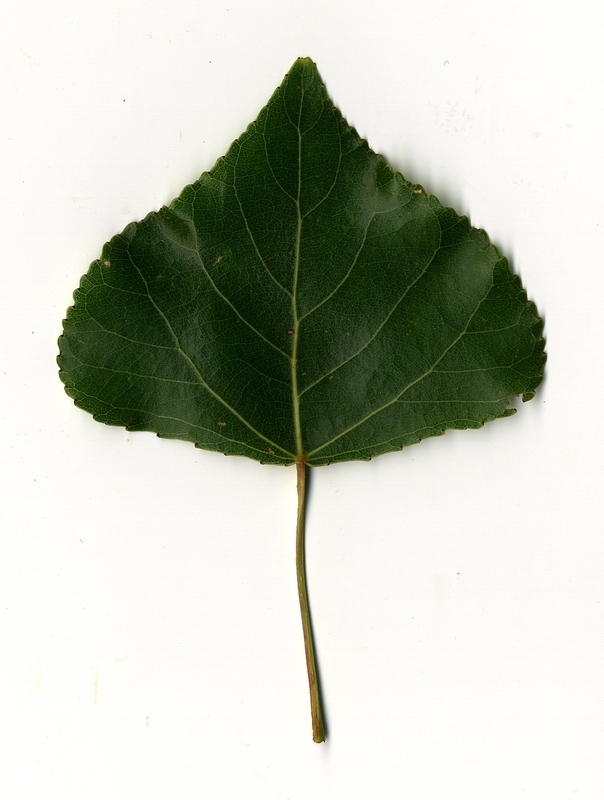
#> input picture Domasni/DomasnaRabota3/database/11361.jpg, 604 x 800 px
$ python DomasnaRabota3.25.py
#> lines starting #> are read from the running program, lines starting #| are printed output that depends on the picture; after the words box and inside, x2 and y2 are one past the last pixel; in counts of white or black regions, pixels touching at a corner belong together
import cv2
import numpy as np

img = cv2.imread('database/11361.jpg')
#> img is the input picture: shape (800, 604, 3); mean B, G, R 185.6, 198.3, 194
gray = cv2.cvtColor(img, cv2.COLOR_BGR2GRAY)
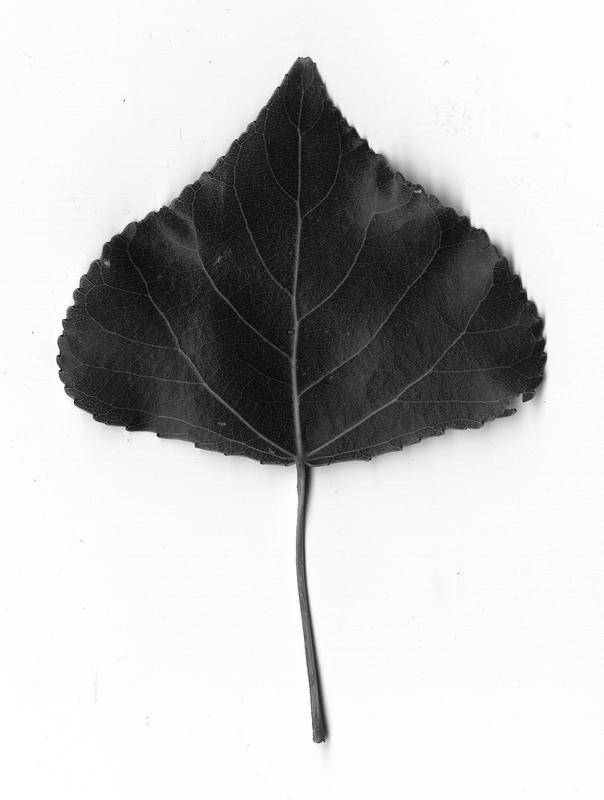
#> gray: shape (800, 604); min 5, max 255, mean 195.6
ret, thresh = cv2.threshold(gray, 0, 255, cv2.THRESH_BINARY_INV + cv2.THRESH_OTSU)
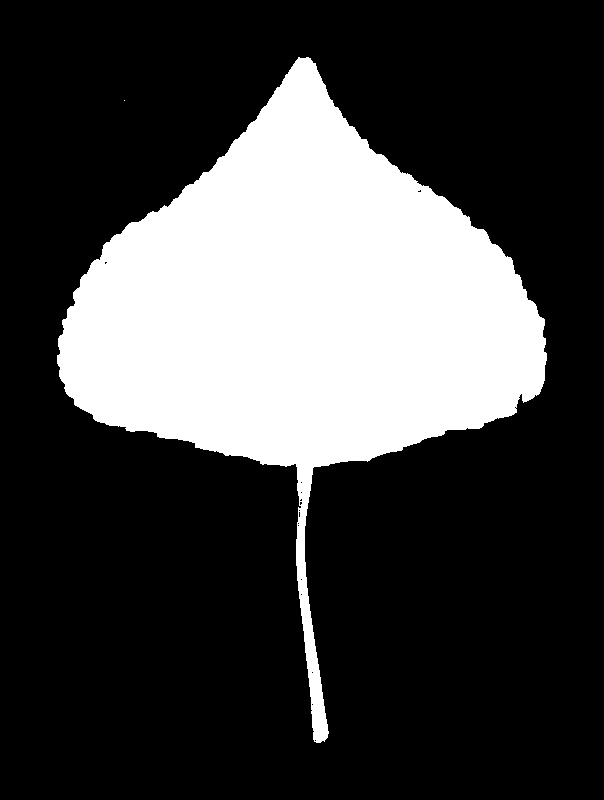
#> thresh: shape (800, 604); 26.1% white; 2 white regions (1 under 20 px)
#> ret = 146
contours, _ = cv2.findContours(thresh, cv2.RETR_EXTERNAL, cv2.CHAIN_APPROX_SIMPLE)
#> contours = 2 contours, 1 with area under 20; largest, box (x1, y1, x2, y2) and area: (57, 57, 547, 743) 125200
contour_img = np.zeros_like(img)
cv2.drawContours(contour_img, contours, -1, (0, 140, 0), 2)
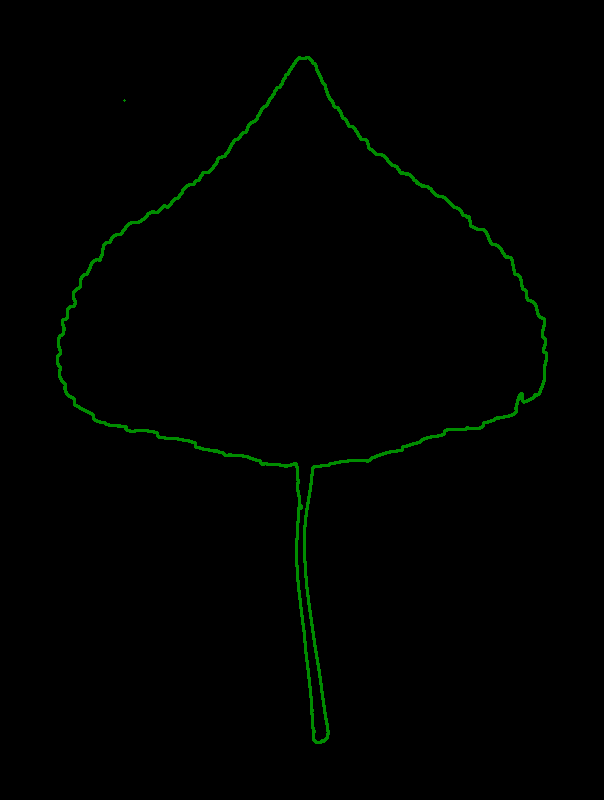
#> contour_img: shape (800, 604, 3); mean of channels 0, 1, 2 0, 2, 0; drawn as B, G, R
cv2.imshow('Original Image', img)
cv2.imshow('Segmentation', thresh)
processed_img = cv2.medianBlur(thresh, 5)
#> processed_img: shape (800, 604); 26.1% white; 1 white region, box (x1, y1, x2, y2) and area: (57, 57, 547, 743) 126151
cv2.imshow('Processed Image', processed_img)
cv2.imshow('Image with Contours', contour_img)
cv2.waitKey(0)
cv2.destroyAllWindows()

$ run again, with Domasni/DomasnaRabota3/database/1.jpg copied over Domasni/DomasnaRabota3/database/11361.jpg
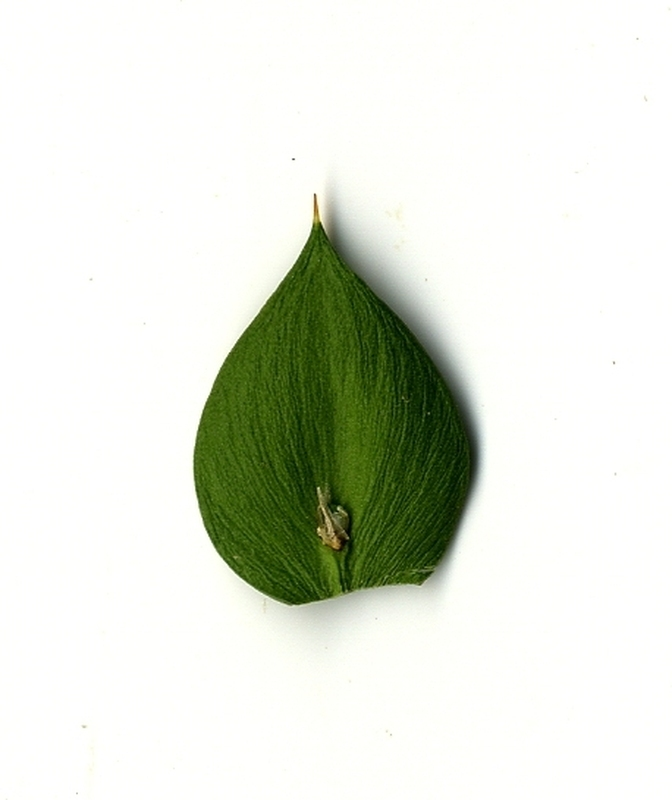
#> input picture Domasni/DomasnaRabota3/database/1.jpg, 672 x 800 px
#> img is the input picture: shape (800, 672, 3); mean B, G, R 218, 228.9, 224.7
#> `ret, thresh = cv2.threshold(gray, 0, 255, cv2.THRESH_BINARY_INV + cv2...`:
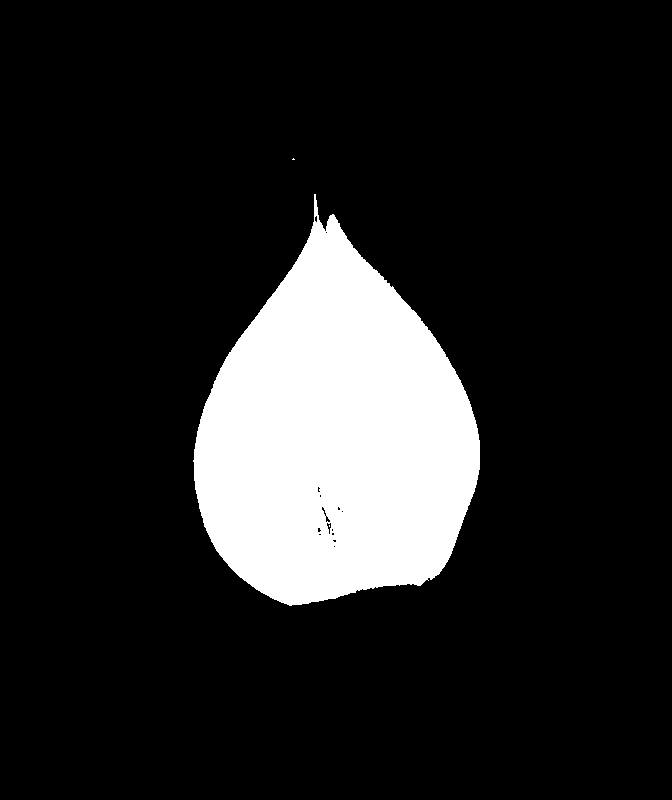
#> thresh: shape (800, 672); 14.2% white; 3 white regions (2 under 20 px)
#> ret = 158
#> contours = 2 contours, 1 with area under 20; largest, box (x1, y1, x2, y2) and area: (193, 194, 480, 606) 75820
#> `cv2.drawContours(contour_img, contours, -1, (0, 140, 0), 2)`:
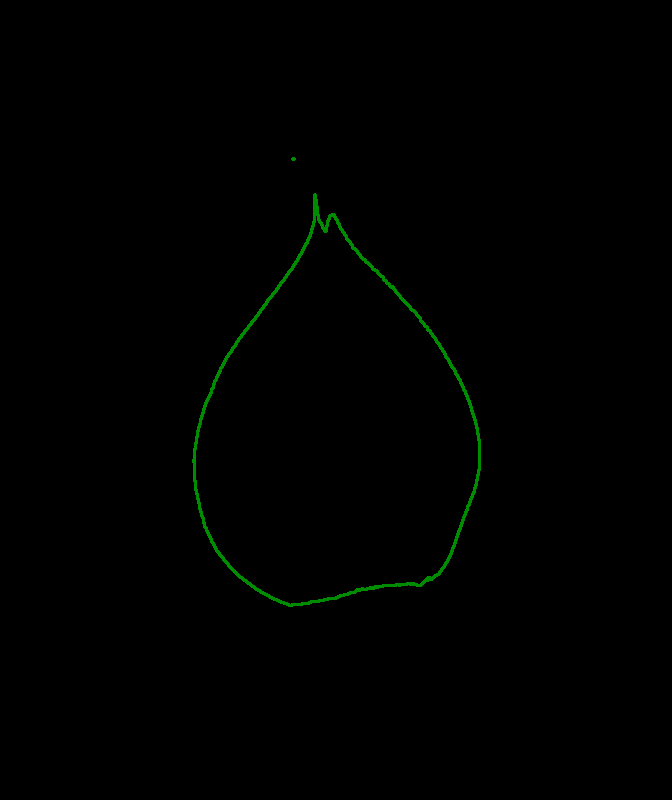
#> contour_img: shape (800, 672, 3); mean of channels 0, 1, 2 0, 1, 0; drawn as B, G, R
#> processed_img: shape (800, 672); 14.2% white; 1 white region, box (x1, y1, x2, y2) and area: (194, 200, 480, 606) 76293

$ run again, with Domasni/DomasnaRabota3/database/10000.jpg copied over Domasni/DomasnaRabota3/database/11361.jpg
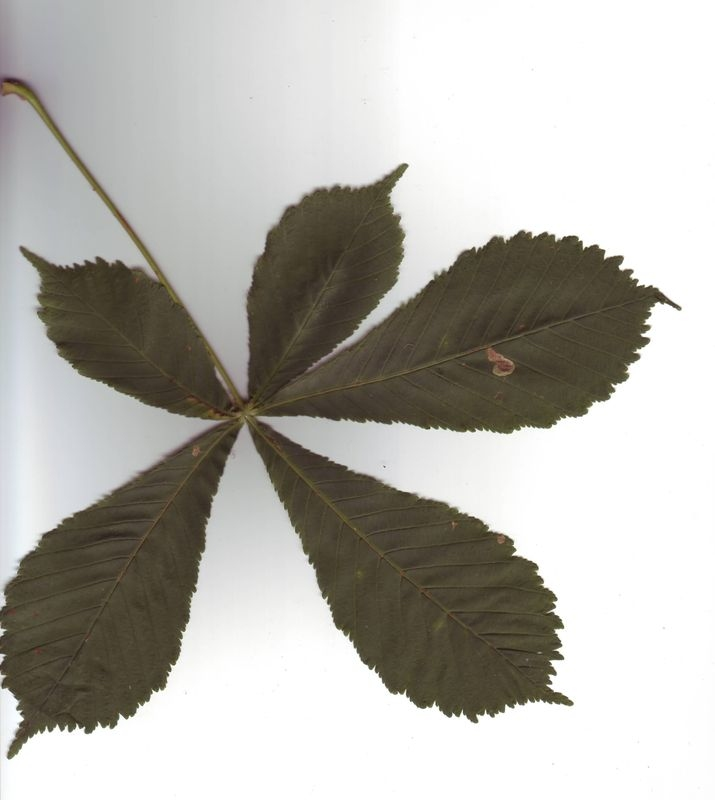
#> input picture Domasni/DomasnaRabota3/database/10000.jpg, 715 x 800 px
#> img is the input picture: shape (800, 715, 3); mean B, G, R 173.9, 179.8, 181.8
#> `ret, thresh = cv2.threshold(gray, 0, 255, cv2.THRESH_BINARY_INV + cv2...`:
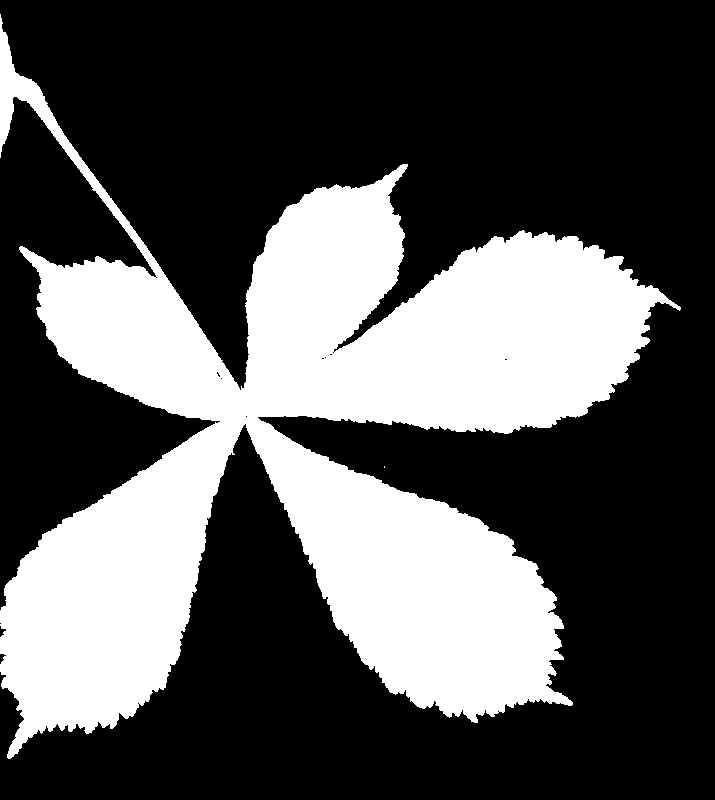
#> thresh: shape (800, 715); 33% white; 2 white regions (1 under 20 px)
#> ret = 151
#> contours = 2 contours, 1 with area under 20; largest, box (x1, y1, x2, y2) and area: (0, 14, 681, 759) 186296
#> `processed_img = cv2.medianBlur(thresh, 5)`:
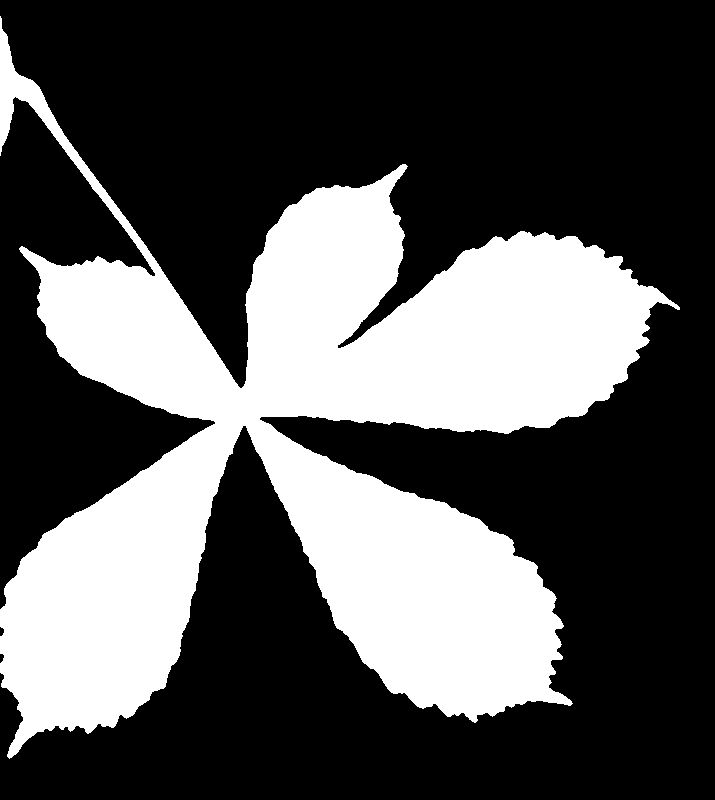
#> processed_img: shape (800, 715); 33% white; 1 white region, box (x1, y1, x2, y2) and area: (0, 16, 680, 759) 188844

$ run again, with Domasni/DomasnaRabota3/database/10001.jpg copied over Domasni/DomasnaRabota3/database/11361.jpg
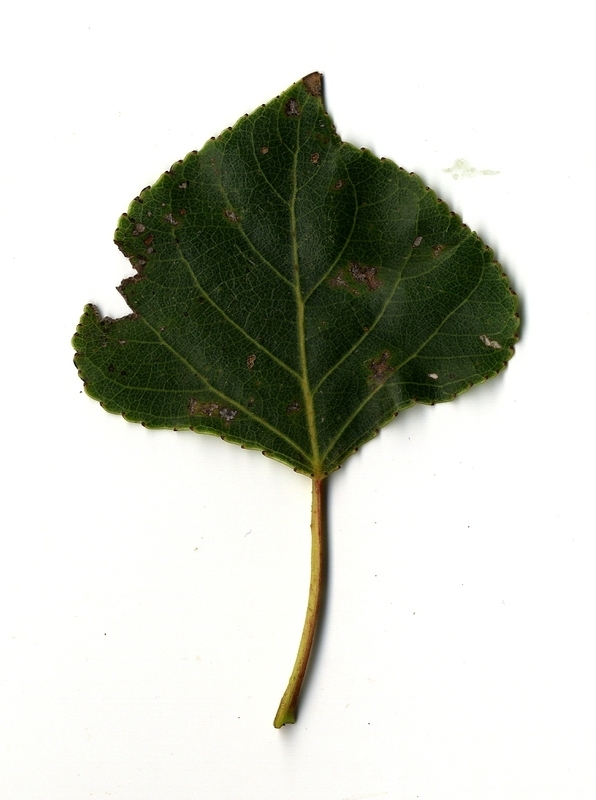
#> input picture Domasni/DomasnaRabota3/database/10001.jpg, 596 x 800 px
#> img is the input picture: shape (800, 596, 3); mean B, G, R 195.5, 204.3, 201.6
#> `ret, thresh = cv2.threshold(gray, 0, 255, cv2.THRESH_BINARY_INV + cv2...`:
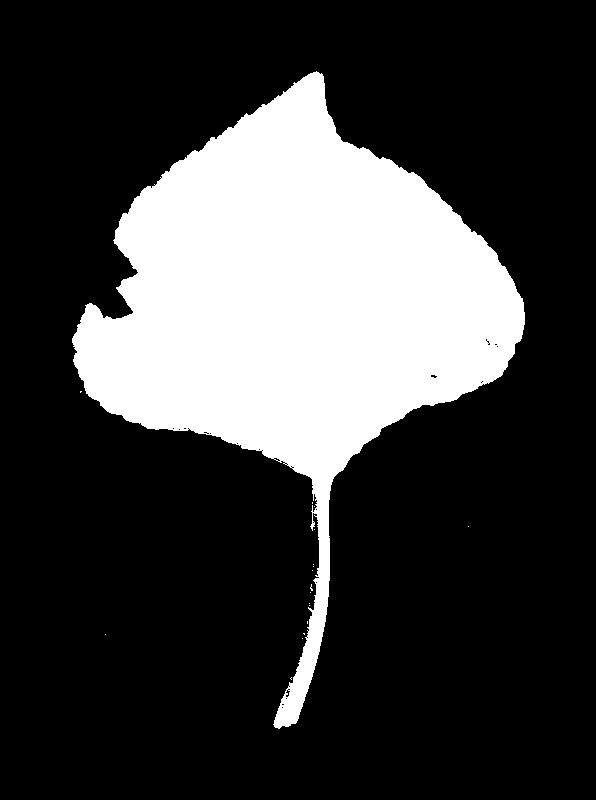
#> thresh: shape (800, 596); 24.1% white; 18 white regions (17 under 20 px)
#> ret = 148
#> contours = 18 contours, 17 with area under 20; largest, box (x1, y1, x2, y2) and area: (72, 71, 525, 729) 113786
#> `processed_img = cv2.medianBlur(thresh, 5)`:
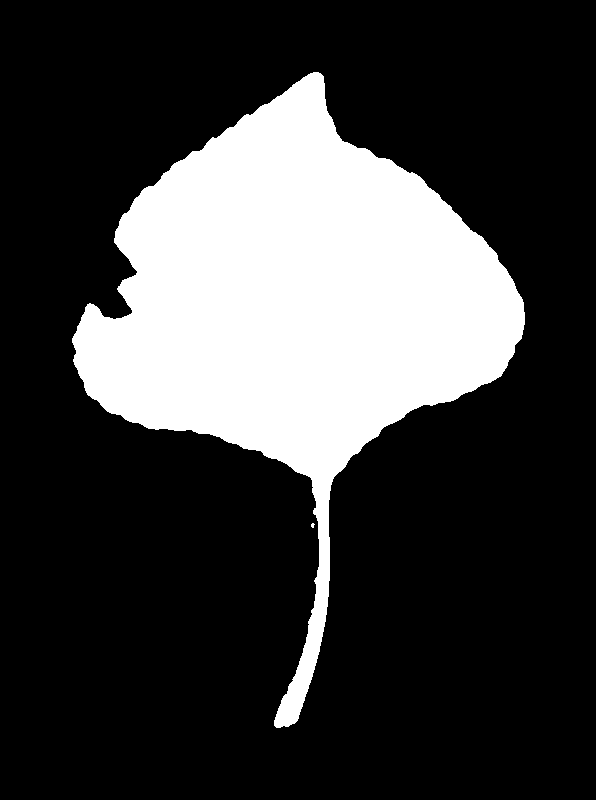
#> processed_img: shape (800, 596); 24.1% white; 2 white regions (1 under 20 px), largest, box (x1, y1, x2, y2) and area: (72, 72, 525, 728) 114679
